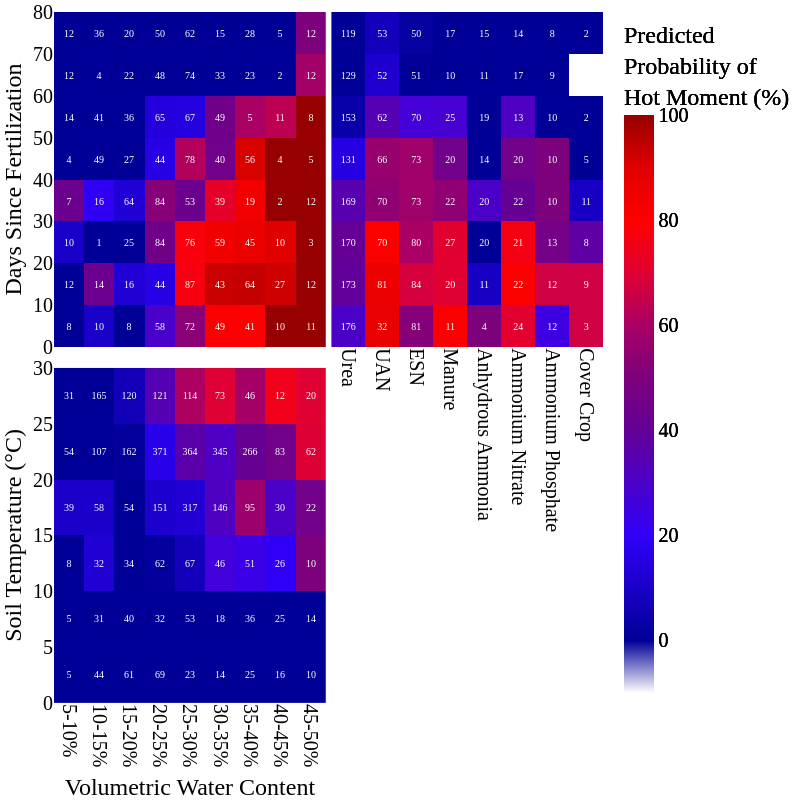

The notebook cell this image was saved under:
### Code cell
# Figure 6: VWC and Days Since Fertilization Hot Moment Percentage Heatmap

from plotly.subplots import make_subplots
import plotly.graph_objects as go
# Load df
vwc_fert_df = pd.read_csv("vwc_fert_df.csv")
vwc_fert_df['HM_Percentage'] = vwc_fert_df['HM_Percentage'].astype(float) * 100
vwc_soilT_df = pd.read_csv("vwc_soilT_df.csv")

fert_model_df = pd.read_csv("fert_model_df.csv")
# Drop unknown fert types
fert_model_df = fert_model_df.query('FertType != "Unknown"')
fert_model_df = fert_model_df.query('FertType != "Unknown"')

# Set all font to Liberation Serif
plt.rcParams['font.family'] = 'Liberation Serif'

# Order a list of fert type by the overall average HM_Percentage
fert_types = fert_model_df['FertType'].unique()
fert_type_avg = []
for f_type in fert_types:
    avg = statistics.mean(fert_model_df.query('FertType == @f_type')['HM_Percentage'])
    fert_type_avg.append(avg)
fert_type_avg, fert_types = zip(*sorted(zip(fert_type_avg, fert_types)))
fert_types = list(fert_types)

vwc_soilT_df['HM_Percentage'] = vwc_soilT_df['HM_Percentage'].astype(float) * 100
fert_model_df['HM_Percentage'] = fert_model_df['HM_Percentage'].astype(float) * 100

# Create a 2 by 2 grid of subplots
fig = make_subplots(rows=2, cols=2, vertical_spacing=0.03, horizontal_spacing=0.01)

# Create a heatmap of HM_Percentage vs VWC and DaysSinceFert in the top left subplot
p1 = go.Heatmap(x=vwc_fert_df['VWC'], y=vwc_fert_df['DaysSinceFert'], z=vwc_fert_df['HM_Percentage'], zmin=-10, zmax=100, colorscale=[
    'rgb(255, 255, 255)', 'rgb(0, 0, 150)', 'rgb(25, 0, 200)', 'rgb(50, 0, 250)', 'rgb(75, 0, 200)', 'rgb(100, 0, 150)',
    'rgb(125, 0, 125)', 'rgb(170, 0, 100)', 'rgb(225, 0, 50)', 'rgb(255, 0, 0)', 'rgb(225, 0, 0)', 'rgb(150, 0, 0)'], colorbar={'title': 'Predicted<br>Probability of<br>Hot Moment (%)'}, text=vwc_fert_df['n'], textfont=dict(size=10), texttemplate="%{text}")

fig.append_trace(p1,1,1)
fig.update_layout(width=800, height=800)

# Label axis
fig.update_xaxes(title_text='Volumetric Water Content', row=2, col=1)
fig.update_xaxes(title_text='', row=1, col=1)

fig.update_yaxes(title_text='Days Since Fertilization', row=1, col=1)
fig.update_yaxes(title_text='Soil Temperature (°C)', row=2, col=1)

# Update font
fig.update_layout(font=dict(
        family="Times New Roman",
        size=20,
        color="Black"
    ))
# Y axis labels in increments of 10
fig.update_yaxes(tickvals=[0, 10, 20, 30, 40, 50, 60, 70, 80, ], ticktext=['0', '10', '20', '30', '40', '50', '60', '70', '80',])
# Reverse order of y axis
#fig.update_yaxes(autorange="reversed", row=1, col=1)

# Convert x axis labels to percent
fig.update_xaxes(tickvals=[0.05, 0.10, 0.15, 0.20, 0.25, 0.30, 0.35, 0.40, 0.45, 0.50, ], ticktext=['5%', '5-10%', '10-15%', '15-20%', '20-25%',
                                                                                                  '25-30%', '30-35%', '35-40%', '40-45%', '45-50%',
                                                                                                  '50-55%'], tickangle=90, row=2, col=1)
fig.update_xaxes(tickvals=[0.05, 0.10, 0.15, 0.20, 0.25, 0.30, 0.35, 0.40, 0.45, 0.50, ], ticktext=['', '', '', '', '',
                                                                                                  '', '', '', '', '',
                                                                                                  ''], row=1, col=1)
p2 = go.Heatmap(x=vwc_soilT_df['VWC'], y=vwc_soilT_df['SoilT'], z=vwc_soilT_df['HM_Percentage'], zmin=-10, zmax=100, colorscale=[
    'rgb(255, 255, 255)', 'rgb(0, 0, 150)', 'rgb(25, 0, 200)', 'rgb(50, 0, 250)', 'rgb(75, 0, 200)', 'rgb(100, 0, 150)',
    'rgb(125, 0, 125)', 'rgb(170, 0, 100)', 'rgb(225, 0, 50)', 'rgb(255, 0, 0)', 'rgb(225, 0, 0)', 'rgb(150, 0, 0)'], colorbar={'title': 'Predicted<br>Probability of<br>Hot Moment (%)'}, text=vwc_soilT_df['n'], textfont=dict(size=10), texttemplate="%{text}")

fig.append_trace(p2,2,1)
fig.update_yaxes(tickvals=[0, 5, 10, 15, 20, 25, 30,], ticktext=['0', '5', '10', '15', '20', '25', '30'], row=2, col=1)

# Create a heatmap of HM_Percentage vs DaysSinceFert and FertType
p3 = go.Heatmap(y=fert_model_df['DaysSinceFert'], x=fert_model_df['FertType'], z=fert_model_df['HM_Percentage'], zmin=-10, zmax=100, colorscale=[
    'rgb(255, 255, 255)', 'rgb(0, 0, 150)', 'rgb(25, 0, 200)', 'rgb(50, 0, 250)', 'rgb(75, 0, 200)', 'rgb(100, 0, 150)',
    'rgb(125, 0, 125)', 'rgb(170, 0, 100)', 'rgb(225, 0, 50)', 'rgb(255, 0, 0)', 'rgb(225, 0, 0)', 'rgb(150, 0, 0)'], colorbar={'title': 'Predicted<br>Probability of<br>Hot Moment (%)'}, text=fert_model_df['n'], textfont=dict(size=10), texttemplate="%{text}")

fig.update_yaxes(tickvals=[0, 10, 20, 30, 40, 50, 60, 70, 80, ], ticktext=['', '', '', '', '',
                                                                                                  '', '', '', '', '',
                                                                                                  ''], row=1, col=2)
# Set x lim
fig.update_xaxes(range=[0.075, .525], row=1, col=1)
fig.update_xaxes(range=[0.075, .525], row=2, col=1)

fig.append_trace(p3,1,2)
#fig.update_yaxes(autorange="reversed", row=1, col=2)
fig.update_xaxes(tickangle=90, row=1, col=2)


# Set padding
fig.update_layout(margin=dict(l=1, r=1, t=1, b=1))
# Set font
fig.update_layout(font=dict(
        family="Times New Roman",
        size=20,
        color="Black"
    ))

# Set font to Liberation Serif
plt.rcParams['font.family'] = 'Liberation Serif'


fig.show()
# Save fig
fig.write_image("vwc_fert_heatmap.png", format='png')

### Figure 1 — Plotly figure (JSON) as saved in the notebook; plotly's stock layout.template omitted (floating-point values rounded to 4 significant figures)
{"data": [{"colorbar": {"title": {"text": "Predicted<br>Probability of<br>Hot Moment (%)"}}, "colorscale": [[0, "rgb(255, 255, 255)"], [0.09091, "rgb(0, 0, 150)"], [0.1818, "rgb(25, 0, 200)"], [0.2727, "rgb(50, 0, 250)"], [0.3636, "rgb(75, 0, 200)"], [0.4545, "rgb(100, 0, 150)"], [0.5455, "rgb(125, 0, 125)"], [0.6364, "rgb(170, 0, 100)"], [0.7273, "rgb(225, 0, 50)"], [0.8182, "rgb(255, 0, 0)"], [0.9091, "rgb(225, 0, 0)"], [1, "rgb(150, 0, 0)"]], "text": [8, 12, 10, 7, 4, 14, 12, 12, 10, 14, 1, 16, 49, 41, 4, 36, 8, 16, 25, 64, 27, 36, 22, 20, 58, 44, 84, 84, 44, 65, 48, 50, 72, 87, 76, 53, 78, 67, 74, 62, 49, 43, 59, 39, 40, 49, 33, 15, 41, 64, 45, 19, 56, 5, 23, 28, 10, 27, 10, 2, 4, 11, 2, 5, 11, 12, 3, 12, 5, 8, 12, 12, 6, 9, 8, 10, 2, 1, 2, 5], "textfont": {"size": 10}, "texttemplate": "%{text}", "type": "heatmap", "x": [0.1, 0.1, 0.1, 0.1, 0.1, 0.1, 0.1, 0.1, 0.15, 0.15, 0.15, 0.15, 0.15, 0.15, 0.15, 0.15, 0.2, 0.2, 0.2, 0.2, 0.2, 0.2, 0.2, 0.2, 0.25, 0.25, 0.25, 0.25, 0.25, 0.25, 0.25, 0.25, 0.3, 0.3, 0.3, 0.3, 0.3, 0.3, 0.3, 0.3, 0.35, 0.35, 0.35, 0.35, 0.35, 0.35, 0.35, 0.35, 0.4, 0.4, 0.4, 0.4, 0.4, 0.4, 0.4, 0.4, 0.45, 0.45, 0.45, 0.45, 0.45, 0.45, 0.45, 0.45, 0.5, 0.5, 0.5, 0.5, 0.5, 0.5, 0.5, 0.5, 0.55, 0.55, 0.55, 0.55, 0.55, 0.55, 0.55, 0.55], "xaxis": "x", "y": [5, 15, 25, 35, 45, 55, 65, 75, 5, 15, 25, 35, 45, 55, 65, 75, 5, 15, 25, 35, 45, 55, 65, 75, 5, 15, 25, 35, 45, 55, 65, 75, 5, 15, 25, 35, 45, 55, 65, 75, 5, 15, 25, 35, 45, 55, 65, 75, 5, 15, 25, 35, 45, 55, 65, 75, 5, 15, 25, 35, 45, 55, 65, 75, 5, 15, 25, 35, 45, 55, 65, 75, 5, 15, 25, 35, 45, 55, 65, 75], "yaxis": "y", "z": [0.0, 0.0, 10.0, 42.86, 0.0, 0.0, 0.0, 0.0, 10.0, 42.86, 0.0, 18.75, 0.0, 0.0, 0.0, 0.0, 0.0, 12.5, 0.0, 12.5, 0.0, 0.0, 0.0, 0.0, 29.31, 15.91, 45.24, 52.38, 15.91, 13.85, 0.0, 0.0, 52.78, 77.01, 77.63, 43.4, 61.54, 14.93, 0.0, 0.0, 81.63, 93.02, 84.75, 71.79, 45.0, 44.9, 0.0, 0.0, 80.49, 93.75, 86.67, 84.21, 91.07, 60.0, 0.0, 0.0, 100.0, 92.59, 90.0, 100.0, 100.0, 63.64, 0.0, 0.0, 100.0, 100.0, 100.0, 100.0, 100.0, 100.0, 58.33, 50.0, 100.0, 100.0, 100.0, 90.0, 100.0, 100.0, 50.0, 40.0], "zmax": 100, "zmin": -10}, {"colorbar": {"title": {"text": "Predicted<br>Probability of<br>Hot Moment (%)"}}, "colorscale": [[0, "rgb(255, 255, 255)"], [0.09091, "rgb(0, 0, 150)"], [0.1818, "rgb(25, 0, 200)"], [0.2727, "rgb(50, 0, 250)"], [0.3636, "rgb(75, 0, 200)"], [0.4545, "rgb(100, 0, 150)"], [0.5455, "rgb(125, 0, 125)"], [0.6364, "rgb(170, 0, 100)"], [0.7273, "rgb(225, 0, 50)"], [0.8182, "rgb(255, 0, 0)"], [0.9091, "rgb(225, 0, 0)"], [1, "rgb(150, 0, 0)"]], "text": [5, 5, 8, 39, 54, 31, 44, 31, 32, 58, 107, 165, 61, 40, 34, 54, 162, 120, 69, 32, 62, 151, 371, 121, 23, 53, 67, 317, 364, 114, 14, 18, 46, 146, 345, 73, 25, 36, 51, 95, 266, 46, 16, 25, 26, 30, 83, 12, 10, 14, 10, 22, 62, 20, 2, 4, 5, 16, 34, 9], "textfont": {"size": 10}, "texttemplate": "%{text}", "type": "heatmap", "x": [0.1, 0.1, 0.1, 0.1, 0.1, 0.1, 0.15, 0.15, 0.15, 0.15, 0.15, 0.15, 0.2, 0.2, 0.2, 0.2, 0.2, 0.2, 0.25, 0.25, 0.25, 0.25, 0.25, 0.25, 0.3, 0.3, 0.3, 0.3, 0.3, 0.3, 0.35, 0.35, 0.35, 0.35, 0.35, 0.35, 0.4, 0.4, 0.4, 0.4, 0.4, 0.4, 0.45, 0.45, 0.45, 0.45, 0.45, 0.45, 0.5, 0.5, 0.5, 0.5, 0.5, 0.5, 0.55, 0.55, 0.55, 0.55, 0.55, 0.55], "xaxis": "x3", "y": [2.5, 7.5, 12.5, 17.5, 22.5, 27.5, 2.5, 7.5, 12.5, 17.5, 22.5, 27.5, 2.5, 7.5, 12.5, 17.5, 22.5, 27.5, 2.5, 7.5, 12.5, 17.5, 22.5, 27.5, 2.5, 7.5, 12.5, 17.5, 22.5, 27.5, 2.5, 7.5, 12.5, 17.5, 22.5, 27.5, 2.5, 7.5, 12.5, 17.5, 22.5, 27.5, 2.5, 7.5, 12.5, 17.5, 22.5, 27.5, 2.5, 7.5, 12.5, 17.5, 22.5, 27.5, 2.5, 7.5, 12.5, 17.5, 22.5, 27.5], "yaxis": "y3", "z": [0.0, 0.0, 0.0, 10.26, 0.0, 0.0, 0.0, 0.0, 12.5, 10.34, 0.0, 0.0, 0.0, 0.0, 0.0, 0.0, 1.235, 6.667, 0.0, 0.0, 1.613, 11.26, 16.98, 33.88, 0.0, 0.0, 7.463, 12.62, 35.71, 60.53, 0.0, 0.0, 26.09, 31.51, 30.72, 69.86, 0.0, 0.0, 23.53, 56.84, 40.98, 58.7, 0.0, 0.0, 19.23, 30.0, 45.78, 75.0, 0.0, 0.0, 50.0, 45.45, 69.35, 70.0, 0.0, 0.0, 20.0, 43.75, 82.35, 88.89], "zmax": 100, "zmin": -10}, {"colorbar": {"title": {"text": "Predicted<br>Probability of<br>Hot Moment (%)"}}, "colorscale": [[0, "rgb(255, 255, 255)"], [0.09091, "rgb(0, 0, 150)"], [0.1818, "rgb(25, 0, 200)"], [0.2727, "rgb(50, 0, 250)"], [0.3636, "rgb(75, 0, 200)"], [0.4545, "rgb(100, 0, 150)"], [0.5455, "rgb(125, 0, 125)"], [0.6364, "rgb(170, 0, 100)"], [0.7273, "rgb(225, 0, 50)"], [0.8182, "rgb(255, 0, 0)"], [0.9091, "rgb(225, 0, 0)"], [1, "rgb(150, 0, 0)"]], "text": ["176", "173", "170", "169", "131", "153", "129", "119", "32", "81", "70", "70", "66", "62", "52", "53", "81", "84", "80", "73", "73", "70", "51", "50", "11", "20", "27", "22", "20", "25", "10", "17", "4", "11", "20", "20", "14", "19", "11", "15", "24", "22", "21", "22", "20", "13", "17", "14", "12", "12", "13", "10", "10", "10", "9", "8", "3", "9", "8", "11", "5", "2", " ", "2"], "textfont": {"size": 10}, "texttemplate": "%{text}", "type": "heatmap", "x": ["Urea", "Urea", "Urea", "Urea", "Urea", "Urea", "Urea", "Urea", "UAN", "UAN", "UAN", "UAN", "UAN", "UAN", "UAN", "UAN", "ESN", "ESN", "ESN", "ESN", "ESN", "ESN", "ESN", "ESN", "Manure", "Manure", "Manure", "Manure", "Manure", "Manure", "Manure", "Manure", "Anhydrous Ammonia", "Anhydrous Ammonia", "Anhydrous Ammonia", "Anhydrous Ammonia", "Anhydrous Ammonia", "Anhydrous Ammonia", "Anhydrous Ammonia", "Anhydrous Ammonia", "Ammonium Nitrate", "Ammonium Nitrate", "Ammonium Nitrate", "Ammonium Nitrate", "Ammonium Nitrate", "Ammonium Nitrate", "Ammonium Nitrate", "Ammonium Nitrate", "Ammonium Phosphate", "Ammonium Phosphate", "Ammonium Phosphate", "Ammonium Phosphate", "Ammonium Phosphate", "Ammonium Phosphate", "Ammonium Phosphate", "Ammonium Phosphate", "Cover Crop", "Cover Crop", "Cover Crop", "Cover Crop", "Cover Crop", "Cover Crop", "Cover Crop", "Cover Crop"], "xaxis": "x2", "y": [5, 15, 25, 35, 45, 55, 65, 75, 5, 15, 25, 35, 45, 55, 65, 75, 5, 15, 25, 35, 45, 55, 65, 75, 5, 15, 25, 35, 45, 55, 65, 75, 5, 15, 25, 35, 45, 55, 65, 75, 5, 15, 25, 35, 45, 55, 65, 75, 5, 15, 25, 35, 45, 55, 65, 75, 5, 15, 25, 35, 45, 55, 65, 75], "yaxis": "y2", "z": [30.11, 39.31, 40.0, 34.91, 15.27, 3.922, 0.0, 0.0, 87.5, 86.42, 81.43, 54.29, 56.06, 33.87, 11.54, 7.547, 51.85, 67.86, 60.0, 57.53, 57.53, 27.14, 0.0, 2.0, 81.82, 70.0, 70.37, 54.55, 45.0, 28.0, 0.0, 0.0, 50.0, 9.091, 0.0, 30.0, 0.0, 0.0, 0.0, 0.0, 70.83, 81.82, 76.19, 40.91, 45.0, 30.77, 0.0, 0.0, 25.0, 66.67, 46.15, 50.0, 50.0, 0.0, 0.0, 0.0, 66.67, 66.67, 37.5, 9.091, 0.0, 0.0, -10.0, 0.0], "zmax": 100, "zmin": -10}], "layout": {"font": {"color": "Black", "family": "Times New Roman", "size": 20}, "height": 800, "margin": {"b": 1, "l": 1, "r": 1, "t": 1}, "width": 800, "xaxis": {"anchor": "y", "domain": [0, 0.495], "range": [0.075, 0.525], "ticktext": ["", "", "", "", "", "", "", "", "", "", ""], "tickvals": [0.05, 0.1, 0.15, 0.2, 0.25, 0.3, 0.35, 0.4, 0.45, 0.5], "title": {"text": ""}}, "xaxis2": {"anchor": "y2", "domain": [0.505, 1], "tickangle": 90}, "xaxis3": {"anchor": "y3", "domain": [0, 0.495], "range": [0.075, 0.525], "tickangle": 90, "ticktext": ["5%", "5-10%", "10-15%", "15-20%", "20-25%", "25-30%", "30-35%", "35-40%", "40-45%", "45-50%", "50-55%"], "tickvals": [0.05, 0.1, 0.15, 0.2, 0.25, 0.3, 0.35, 0.4, 0.45, 0.5], "title": {"text": "Volumetric Water Content"}}, "xaxis4": {"anchor": "y4", "domain": [0.505, 1]}, "yaxis": {"anchor": "x", "domain": [0.515, 1], "ticktext": ["0", "10", "20", "30", "40", "50", "60", "70", "80"], "tickvals": [0, 10, 20, 30, 40, 50, 60, 70, 80], "title": {"text": "Days Since Fertilization"}}, "yaxis2": {"anchor": "x2", "domain": [0.515, 1], "ticktext": ["", "", "", "", "", "", "", "", "", "", ""], "tickvals": [0, 10, 20, 30, 40, 50, 60, 70, 80]}, "yaxis3": {"anchor": "x3", "domain": [0, 0.485], "ticktext": ["0", "5", "10", "15", "20", "25", "30"], "tickvals": [0, 5, 10, 15, 20, 25, 30], "title": {"text": "Soil Temperature (°C)"}}, "yaxis4": {"anchor": "x4", "domain": [0, 0.485], "ticktext": ["0", "10", "20", "30", "40", "50", "60", "70", "80"], "tickvals": [0, 10, 20, 30, 40, 50, 60, 70, 80]}}}
